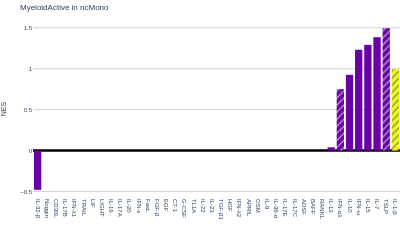

The notebook cell this image was saved under:
### Code cell
cell_type_data = "ncMono (CD16_Mono)"
cell_type_dict = "CD16 Mono"
program = "MyeloidActive"

nes = make_bar_chart(
    results,
    results_robust,
    significant_effects_df,
    cell_type_dict = cell_type_dict,
    cell_type_data = cell_type_data,
    program = program,
    cell_type_data_column = "celltype_combo",
    cytokine_column = "cytokine",
    width = 400,
    height = 50,
    title = f"{program} in {cell_type_data.split(' ')[0]}",
    # path = f"./results_final_DEGs/figures/{program}_{cell_type_data}_{tissue}.svg",
    adata = adata[(adata.obs.labels=="ncMono") & (adata.obs.MS == "True") & (adata.obs.tissue == "blood")],
    cytokine_info = cytokine_info,
)

### Figure 1 — Plotly figure (JSON) as saved in the notebook; plotly's stock layout.template omitted (floating-point values rounded to 4 significant figures)
{"data": [{"hovertemplate": "pattern_shape=<br>=%{x}<br>NES=%{y}<br>direction=%{marker.color}<extra></extra>", "legendgroup": "", "marker": {"color": [-1.0, -1.0, -1.0, -1.0, -1.0, -1.0, -1.0, -1.0, -1.0, -1.0, -1.0, -1.0, -1.0, -1.0, -1.0, -1.0, -1.0, -1.0, -1.0, -1.0, -1.0, -1.0, -1.0, -1.0, -1.0, -1.0, -1.0, -1.0], "coloraxis": "coloraxis", "line": {"width": 0}, "pattern": {"shape": "", "size": 5, "solidity": 0.3}}, "name": "", "orientation": "v", "showlegend": false, "textposition": "auto", "type": "bar", "x": ["IL-32-β", "Noggin", "IL-17B", "TRAIL", "LIF", "LIGHT", "IL-19", "IL-17A", "IL-20", "FasL", "FGF-β", "EGF", "G-CSF", "IL-22", "IL-23", "IFN-λ2", "APRIL", "OSM", "IL-9", "IL-36-α", "IL-17E", "BAFF", "RANKL", "IL-13", "IL-10", "IFN-ω", "IL-15", "IL-7"], "xaxis": "x", "y": [-0.479, 0.0, 0.0, 0.0, 0.0, 0.0, 0.0, 0.0, 0.0, 0.0, 0.0, 0.0, 0.0, 0.0, 0.0, 0.0, 0.0, 0.0, 0.0, 0.0, 0.0, 0.0, 0.0, 0.03977, 0.9256, 1.232, 1.292, 1.385], "yaxis": "y"}, {"hovertemplate": "pattern_shape=//<br>=%{x}<br>NES=%{y}<br>direction=%{marker.color}<extra></extra>", "legendgroup": "//", "marker": {"color": [-1.0, -1.0, -1.0, -1.0, -1.0, -1.0, -1.0, -1.0, -1.0, -1.0, -1.0, 1.0], "coloraxis": "coloraxis", "line": {"width": 0}, "pattern": {"shape": "/", "size": 5, "solidity": 0.3}}, "name": "//", "orientation": "v", "showlegend": true, "textposition": "auto", "type": "bar", "x": ["CD30L", "IFN-λ1", "IFN-ε", "CT-1", "TL1A", "TGF-β1", "HGF", "IL-17C", "ADSF", "IFN-α1", "TSLP", "IL-1-β"], "xaxis": "x", "y": [0.0, 0.0, 0.0, 0.0, 0.0, 0.0, 0.0, 0.0, 0.0, 0.7504, 1.495, 0.9947], "yaxis": "y"}], "layout": {"barmode": "relative", "coloraxis": {"colorbar": {"title": {"text": "direction"}}, "colorscale": [[0, "#0d0887"], [0.1111, "#46039f"], [0.2222, "#7201a8"], [0.3333, "#9c179e"], [0.4444, "#bd3786"], [0.5556, "#d8576b"], [0.6667, "#ed7953"], [0.7778, "#fb9f3a"], [0.8889, "#fdca26"], [1, "#f0f921"]], "showscale": false}, "font": {"family": "Arial", "size": 6}, "height": 50, "legend": {"title": {"text": "pattern_shape"}, "tracegroupgap": 0}, "margin": {"b": 0, "l": 0, "pad": 0, "r": 0, "t": 20}, "paper_bgcolor": "rgba(255,255,255,1)", "plot_bgcolor": "rgba(0,0,0,0)", "showlegend": false, "title": {"text": "MyeloidActive in ncMono"}, "width": 400, "xaxis": {"anchor": "y", "categoryarray": ["IL-32-β", "Noggin", "CD30L", "IL-17B", "IFN-λ1", "TRAIL", "LIF", "LIGHT", "IL-19", "IL-17A", "IL-20", "IFN-ε", "FasL", "FGF-β", "EGF", "CT-1", "G-CSF", "TL1A", "IL-22", "IL-23", "TGF-β1", "HGF", "IFN-λ2", "APRIL", "OSM", "IL-9", "IL-36-α", "IL-17E", "IL-17C", "ADSF", "BAFF", "RANKL", "IL-13", "IFN-α1", "IL-10", "IFN-ω", "IL-15", "IL-7", "TSLP", "IL-1-β"], "categoryorder": "array", "domain": [0, 1], "gridcolor": "lightgray", "showgrid": false, "tickangle": 90, "tickfont": {"family": "Arial", "size": 6}, "title": {"text": ""}}, "yaxis": {"anchor": "x", "domain": [0, 1], "gridcolor": "lightgray", "range": [-0.579, 1.595], "showgrid": true, "tickfont": {"family": "Arial", "size": 6}, "title": {"text": "NES"}, "zeroline": true, "zerolinecolor": "black", "zerolinewidth": 2.5}}}
